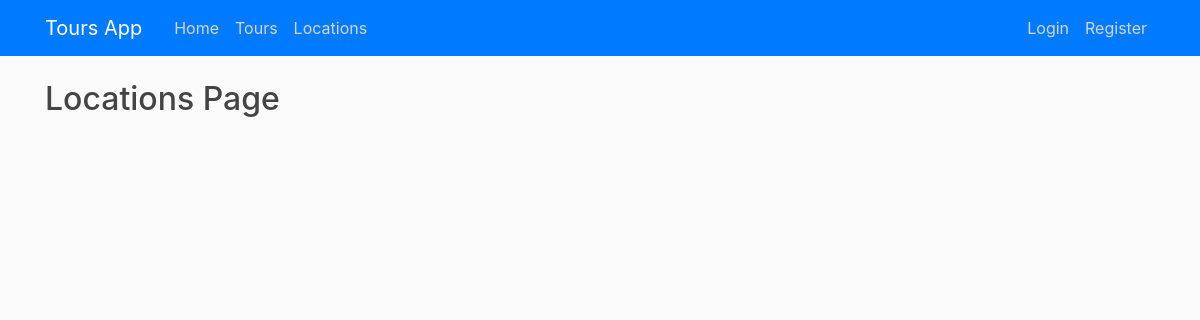
Page /locations/ on the earlier database version.
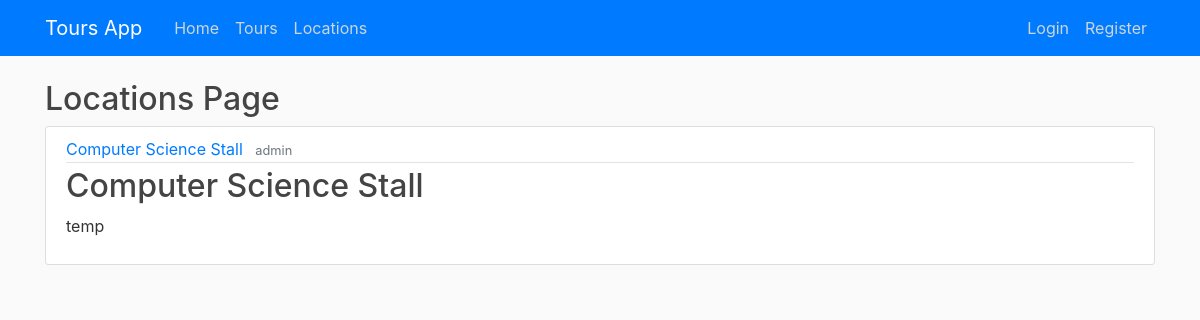
Same page on the later database version.
### robot/models.py (models this page shows, shortened)
class Locations(models.Model):
	description = models.TextField()
	x_coordinate = models.DecimalField(max_digits=19, decimal_places=10)
	y_coordinate = models.DecimalField(max_digits=19, decimal_places=10)
	min_timespent = models.IntegerField()
	location = models.CharField(max_length=100)
	creator = models.ForeignKey(User, on_delete=models.CASCADE)

### robot/views.py (the view)
# urls.py: path('locations/', views.locations, name='robot-locations'),
def locations(request):
	context = {
		'location_identify': Locations.objects.all()
	}
	return render(request, 'robot/locations.html', context)

### robot/templates/robot/locations.html
{% extends "robot/base.html" %}
{% block content %}
<h2>Locations Page</h2>
	{% for location_identify in location_identify %}
		<article class="media content-section">
			<div class="media-body">
				<div class="article-metadata">
				<a class="mr-2" href="#">{{ location_identify.location }}</a>
				<small class="text-muted">{{ location_identify.creator }}</small>
				</div>
				<h2><a class="article-title" href="#">{{ location_identify.location }}</a></h2>
				<p class="article-content">{{ location_identify.description }}</p>
			</div>
		</article>
	{% endfor %}
{% endblock content %}

### robot/templates/robot/base.html (shortened to what this page needs)
{% load static %}
<!DOCTYPE html>
<html>
<head>
    <link rel="stylesheet" href="https://stackpath.bootstrapcdn.com/bootstrap/4.4.1/css/bootstrap.min.css">
    <link rel="stylesheet" type="text/css" href="{% static 'robot/main.css' %}">
<header class="site-header">
  <nav class="navbar navbar-expand-md navbar-dark bg-primary fixed-top">
    <div class="container">
      <a class="navbar-brand mr-4" href="/">Tours App</a>
      <div class="collapse navbar-collapse" id="navbarToggle">
        <div class="navbar-nav mr-auto">
          <a class="nav-item nav-link" href="/">Home</a>
          <a class="nav-item nav-link" href="/tours">Tours</a>
          <a class="nav-item nav-link" href="/locations">Locations</a>
        </div>
        <div class="navbar-nav">
          {% if user.is_authenticated %}
          <a class="nav-item nav-link" href="{% url 'profile' %}">Profile</a>
          <a class="nav-item nav-link" href="{% url 'logout' %}">Logout</a>
          {% else %}
          <a class="nav-item nav-link" href="{% url 'login' %}">Login</a>
          <a class="nav-item nav-link" href="{% url 'register' %}">Register</a>
          {% endif %}
        </div>
      </div>
    </div>
  </nav>
</header>
	<div class="container">
	{% block content %}{% endblock %}
	</div>
</body>
</html>

### robot/static/robot/main.css (style rules this page uses)
h1, h2, h3, h4, h5, h6 { color: #444444; }
.site-header .navbar-nav .nav-link { color: #cbd5db; }
.content-section { background: #ffffff; padding: 10px 20px; border: 1px solid #dddddd; border-radius: 3px; margin-bottom: 20px; }
.article-title { color: #444444; }
.article-content { white-space: pre-line; }
.article-metadata { padding-bottom: 1px; margin-bottom: 4px; border-bottom: 1px solid #e3e3e3 }

Differences in the rows shown:
added Locations: location "Computer Science Stall", creator "admin", description "temp"
